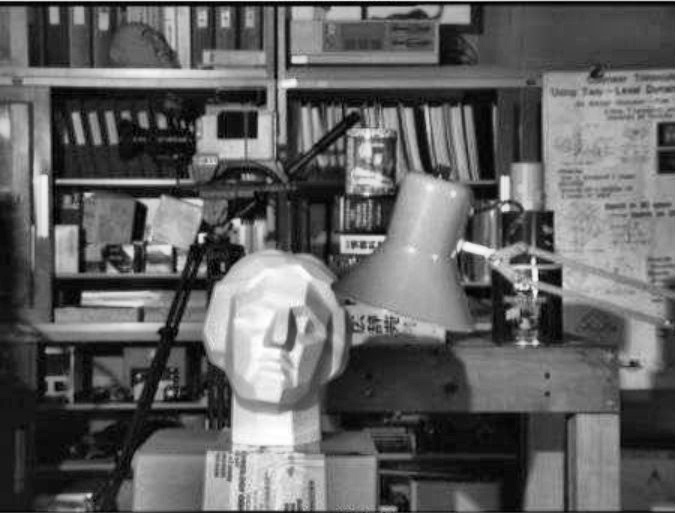
#> input picture DATA-ANALYSIS -LEVEL-1/6. Session-3_Exploring the World of Images and Data with NumPy and OpenCV/Images/clahe.jpg, 676 x 513 px
$ python -i utils.py   (imports and definitions only)
#> lines starting #> are read from the running program, lines starting #| are printed output that depends on the picture; after the words box and inside, x2 and y2 are one past the last pixel; in counts of white or black regions, pixels touching at a corner belong together
#> further down, picture is the input picture: shape (513, 676, 3); min 0, max 255, mean 97.9
import cv2
import numpy as np

# --------------------------
# 1. Advanced Transformations
# --------------------------
# [126 lines left out: functions perspective_transform, adaptive_threshold, canny_edge_detection, detect_contours, draw_contours, detect_shapes and 4 more, not called in this run]

# --------------------------
# 10. Artistic Filters
# --------------------------
def apply_cartoon_effect(img):
    """Applies cartoon effect to an image"""
    # Convert to grayscale and apply median blur
    gray = cv2.cvtColor(img, cv2.COLOR_BGR2GRAY)
    gray = cv2.medianBlur(gray, 5)

    # Detect edges using adaptive threshold
    edges = cv2.adaptiveThreshold(gray, 255, cv2.ADAPTIVE_THRESH_MEAN_C,
                                 cv2.THRESH_BINARY, 9, 9)
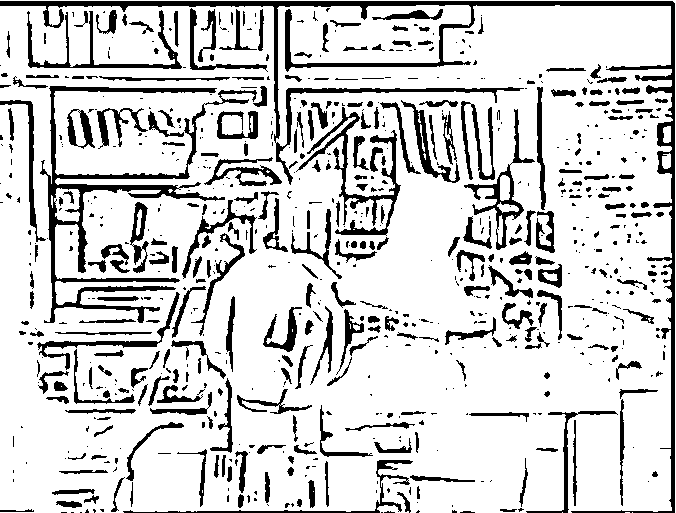
#> edges: shape (513, 676); 82.2% white; 735 black regions (437 under 20 px), largest, box (x1, y1, x2, y2) and area: (0, 1, 675, 513) 10232, (40, 86, 257, 323) 6173, (296, 107, 401, 236) 2151

    # Apply bilateral filter for color smoothing
    color = cv2.bilateralFilter(img, 9, 300, 300)
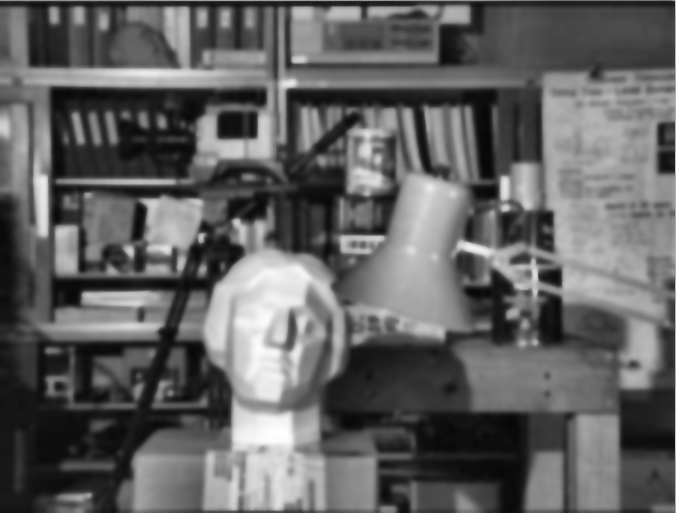
#> color: shape (513, 676, 3); min 6, max 255, mean 97.7

    # Combine edges with color image
    cartoon = cv2.bitwise_and(color, color, mask=edges)
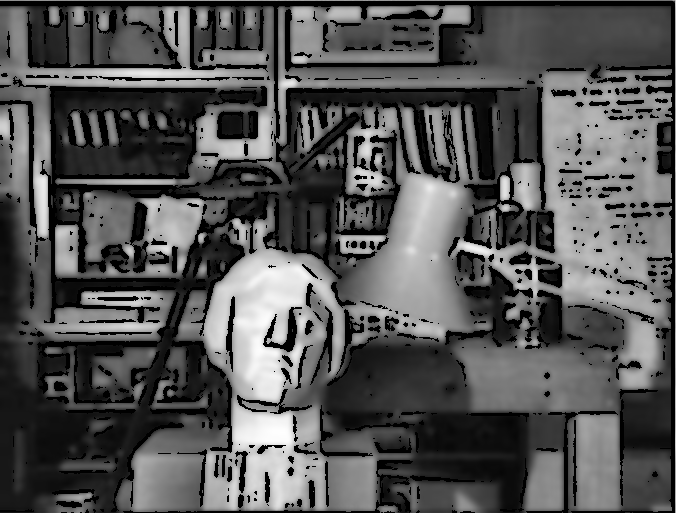
#> cartoon: shape (513, 676, 3); min 0, max 255, mean 84.9
    return cartoon

# [8 lines left out: function apply_pencil_sketch, not called in this run]

>>> import cv2
>>> picture = cv2.imread('../../../DATA-ANALYSIS -LEVEL-1/6. Session-3_Exploring the World of Images and Data with NumPy and OpenCV/Images/clahe.jpg')
>>> result = apply_cartoon_effect(picture)

$ run again, on DATA-ANALYSIS -LEVEL-1/6. Session-3_Exploring the World of Images and Data with NumPy and OpenCV/Images/example.jpg
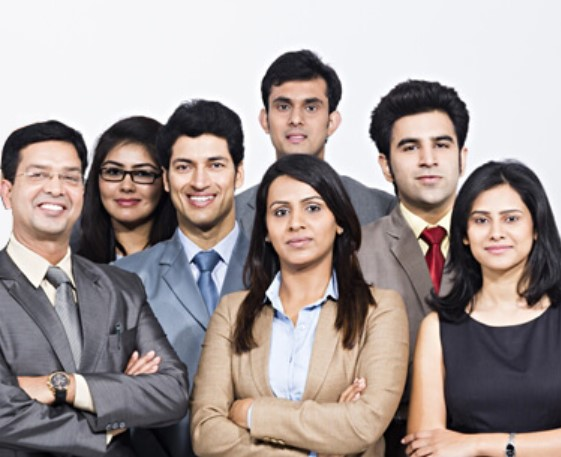
#> input picture DATA-ANALYSIS -LEVEL-1/6. Session-3_Exploring the World of Images and Data with NumPy and OpenCV/Images/example.jpg, 561 x 457 px
#> picture is the input picture: shape (457, 561, 3); mean B, G, R 150.8, 152.9, 164
#> in apply_cartoon_effect, `edges = cv2.adaptiveThreshold(gray, 255, cv2.ADAPTIVE_THRESH_MEAN_C, c..`:
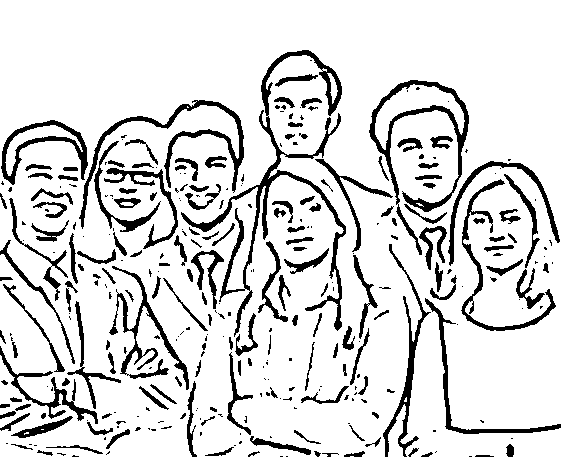
#> edges: shape (457, 561); 85.6% white; 323 black regions (163 under 20 px), largest, box (x1, y1, x2, y2) and area: (181, 50, 346, 337) 4510, (369, 80, 469, 255) 2384, (79, 100, 244, 229) 2003
#> in apply_cartoon_effect, `cartoon = cv2.bitwise_and(color, color, mask=edges)`:
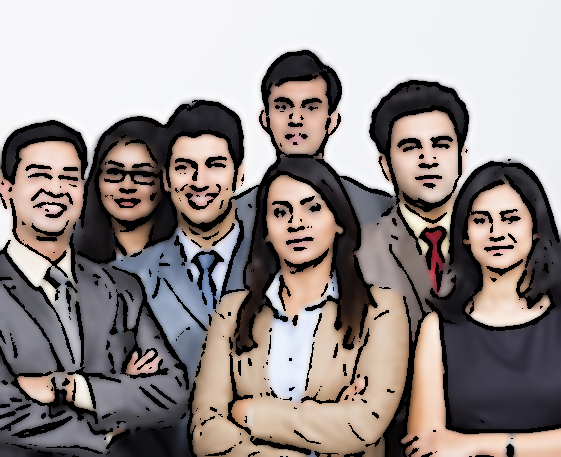
#> cartoon: shape (457, 561, 3); mean B, G, R 139, 140.8, 149.9
